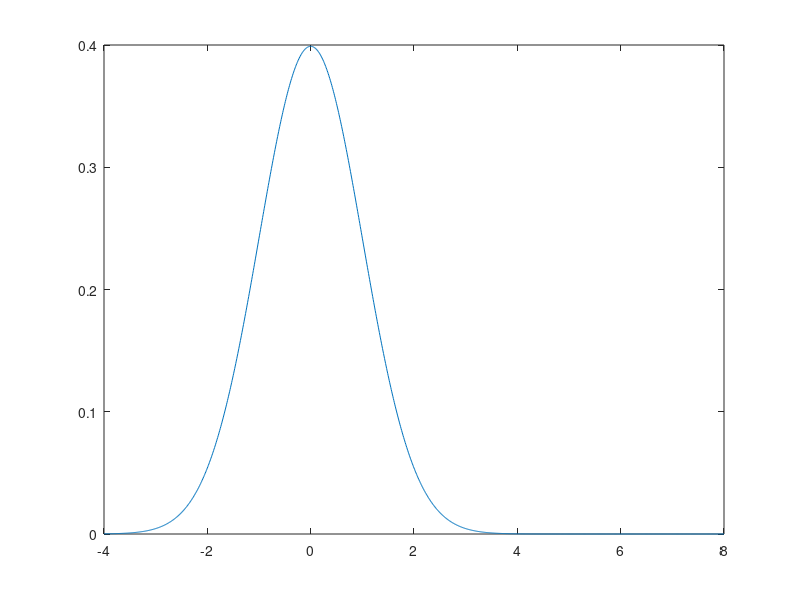

The MATLAB script that drew this image: (Note: this script raises an error after producing the figure.)
function illustrateNaiveBayes()
    f = figure('Color', 'w');
    ax = gca;
    s = 1.5;
    m = 3;
    x1 = [-4:0.01:8];
    x2 = x1;
    y1 = normpdf(x1,0,1);
    y2 = normpdf(x2,m,s);
    p1 = plot(x1, y1);
    hold on
    xl = x2(find(y2 > y1, 1, 'first'));
    xline(xl, '--k')
    p2 = plot(x2, y2);
    scatter1 = randn(20, 1);
    scatter2 = (randn(20, 1).*s)+m;
    xs = zeros(20, 1);
    plot(scatter1, xs, 'ko', 'markerfacecolor', p1.Color)
     plot(scatter2, xs, 'ko', 'markerfacecolor', p2.Color)
end

